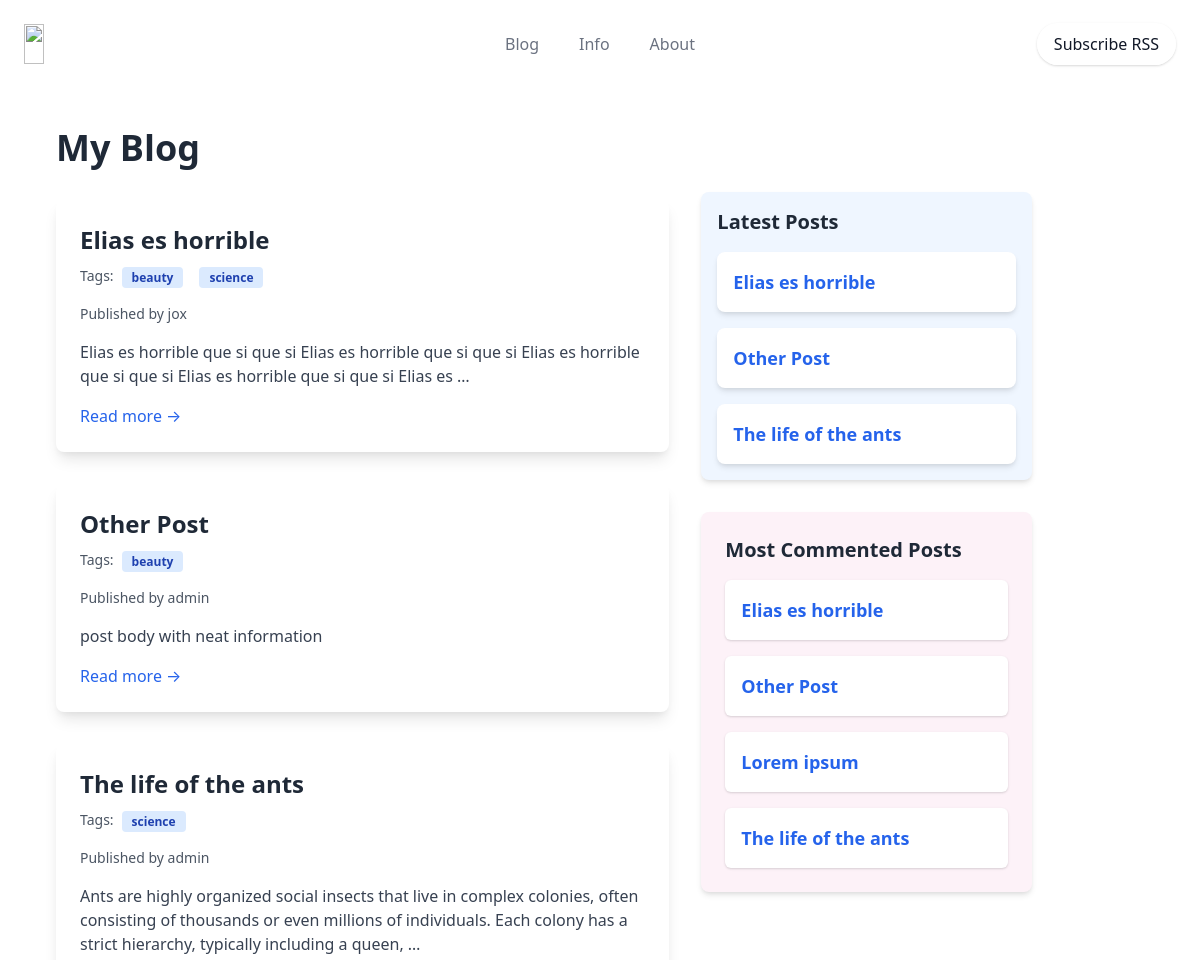
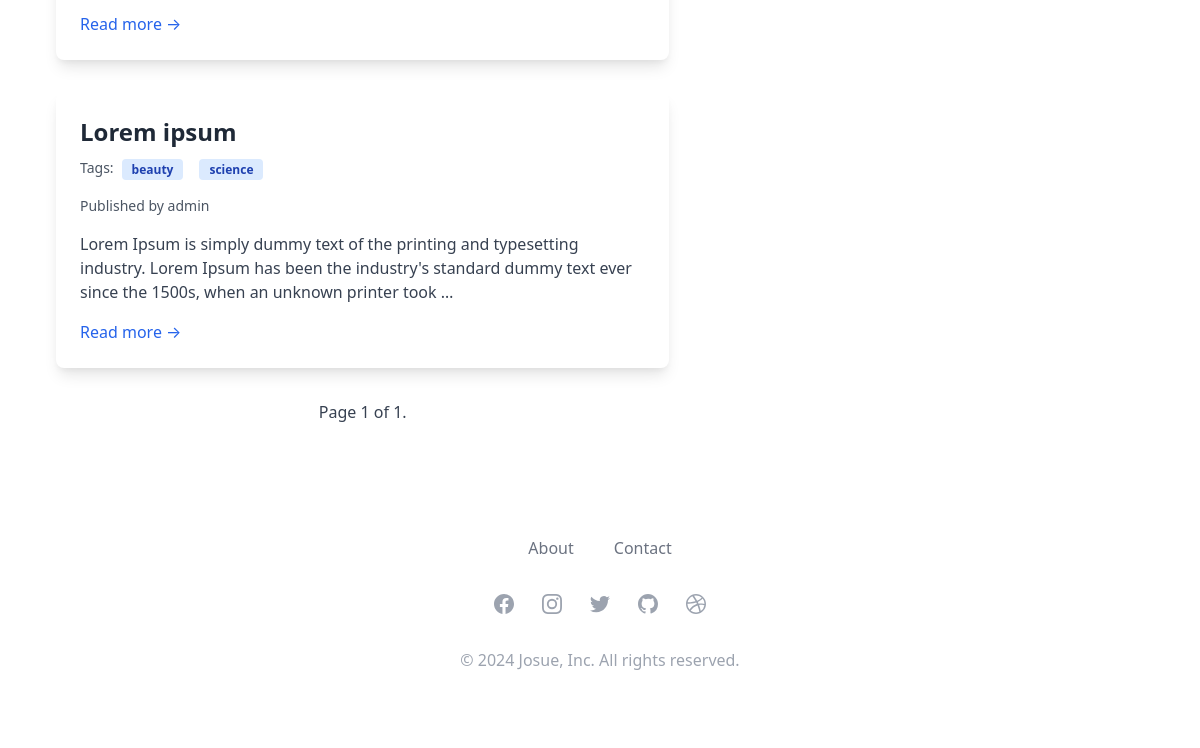
/blog/, run on an earlier commit of the app's database (2 pictures, top to bottom).
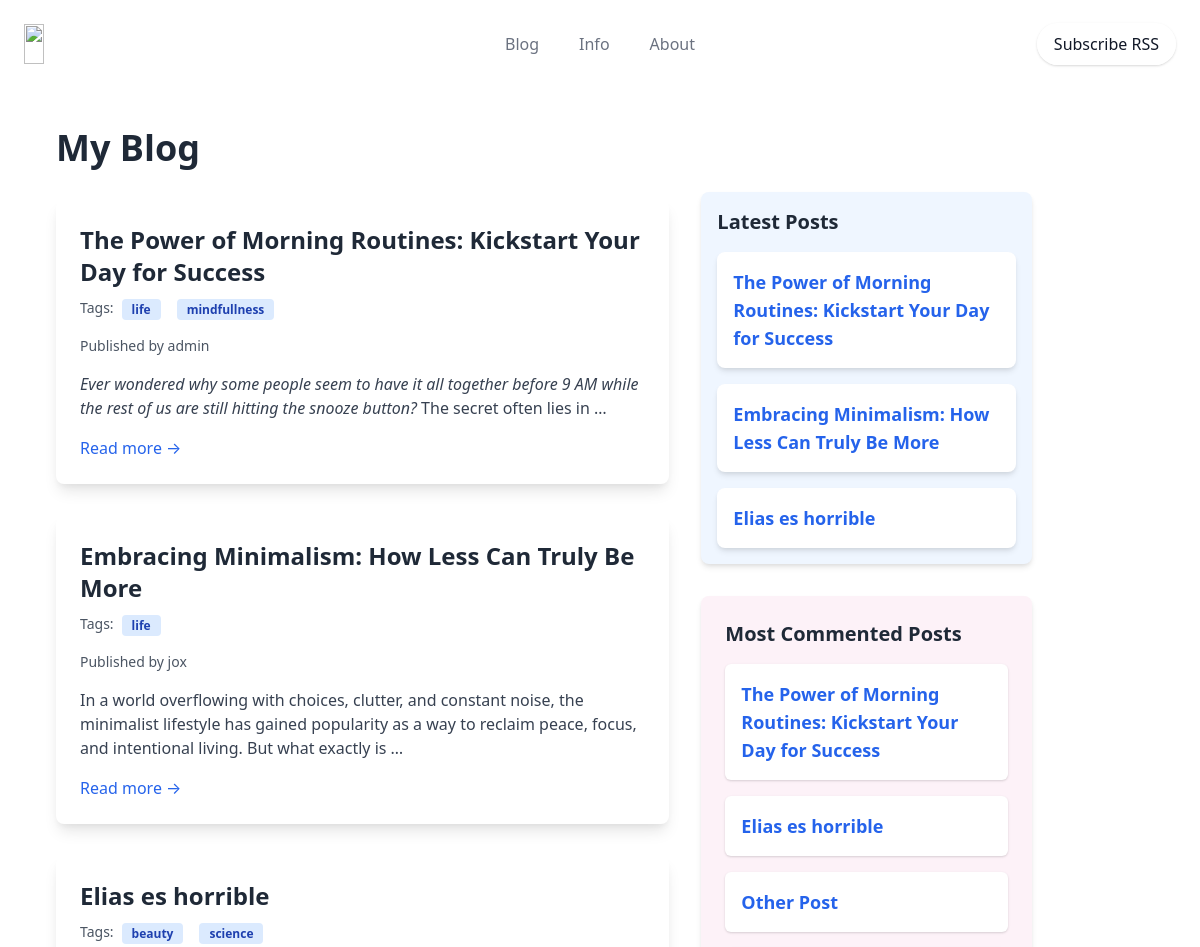
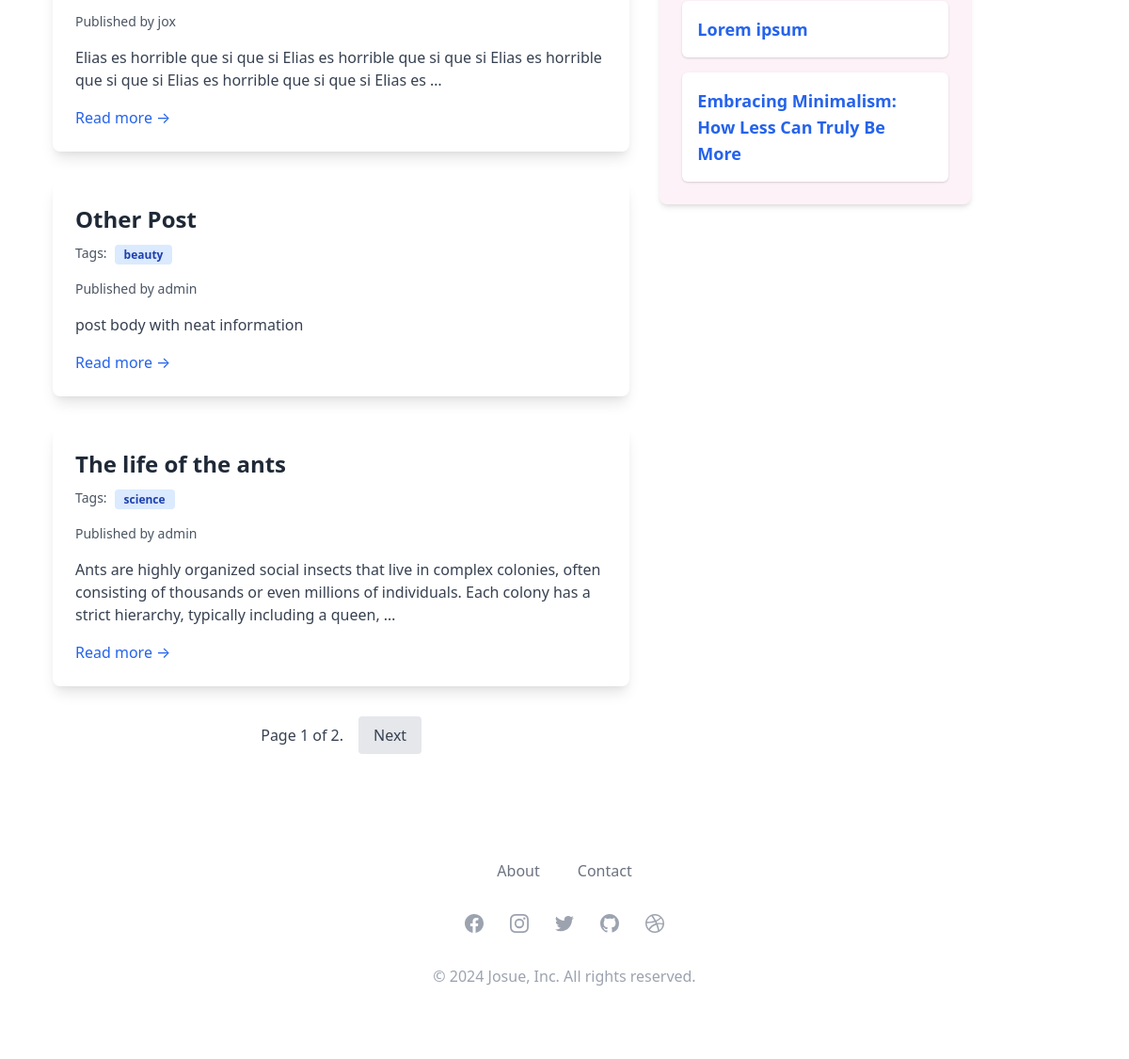
And on a later commit of the database (2 pictures, top to bottom).
### blog/models.py (models this page shows, shortened)
class Post(models.Model):
    title = models.CharField(max_length=250)
    status = models.SmallIntegerField(
        choices=data.BLOG_STATUS,
        default=data.DRAFT
    )
    slug = models.SlugField(
        max_length=250,
        unique_for_date='publish_at'
        )
    body = models.TextField()
    author = models.ForeignKey(
        settings.AUTH_USER_MODEL,
        on_delete=models.CASCADE,
        related_name='blog_posts'
    )
    publish_at = models.DateTimeField(default=timezone.now)
    created_at = models.DateTimeField(auto_now_add=timezone.now)
    updated_at = models.DateTimeField(auto_now=timezone.now)
    objects = PostQuerySet.as_manager()
    tags = TaggableManager()
    class Meta:
        ordering = ['-publish_at']
        indexes = [
            models.Index(fields=['-publish_at'])
        ]
    def get_absolute_url(self):
        return reverse(
            'blog:post_detail',
            args=[
                self.publish_at.year,
                self.publish_at.month,
                self.publish_at.day,
                self.slug
                ]
            )

### blog/views.py (the view)
# urls.py: path('', views.post_list, name='post_list'),
def post_list(request, tag_slug=None):
    template = 'post/list.html'
    post_list = Post.objects.get_published()
    tag = None
    if tag_slug:
        tag = get_object_or_404(Tag, slug=tag_slug)
        post_list = post_list.filter(tags__in=[tag])
    paginator = Paginator(post_list, 5)
    page_number = request.GET.get('page', 1)
    try:
        posts = paginator.page(page_number)
    except EmptyPage:
        posts = paginator.page(paginator.num_pages)
    except PageNotAnInteger:
        posts = paginator.page(1)
    context = {
        'posts': posts,
        'tag': tag
        }
    return render(request, template, context)

### blog/managers.py (called while the page is built)
    def get_published(self):
        return self.filter(status=PUBLISHED)

### blog/templatetags/blog_tags.py (called while the page is built)
@register.inclusion_tag('post/partials/latest_posts.html')
def show_latest_posts(count=5):
    latest_posts = Post.objects.order_by('-publish_at')[:count]
    return {'latest_posts': latest_posts}

@register.simple_tag
def get_most_commented_posts(count=5):
    return Post.objects.annotate(total_comments=Count('comments')).order_by('-total_comments')[:count]

@register.filter(name='markdown')
def markdown_format(text):
    return mark_safe(markdown.markdown(text))

### blog/templates/post/list.html (shortened to what this page needs)
{% extends "base.html" %}
{% load blog_tags %}
{% block content %}
<div class="container mx-auto px-4 py-8">
    <h1 class="text-4xl font-bold text-gray-800 mb-8">My Blog</h1>
    {% for post in posts %}
    <article class="bg-white shadow-lg rounded-lg mb-8 overflow-hidden">
        <div class="p-6">
            <h2 class="text-2xl font-semibold text-gray-800 mb-2">
                <a href="{{ post.get_absolute_url }}" class="hover:text-blue-600 transition duration-300">
                    {{ post.title }}
                </a>
            </h2>
            <p class="flex flex-wrap items-center gap-2 mb-4">
                <span class="text-sm text-gray-600">Tags:</span>
                {% for tag in post.tags.all %}
                <a href='{% url "blog:post_list_by_tag" tag.slug %}'>
                    <span class="bg-blue-100 text-blue-800 text-xs font-semibold mr-2 px-2.5 py-0.5 rounded dark:bg-blue-200 dark:text-blue-800">
                        {{ tag }}
                    </span>
                </a>
                {% endfor %}
            </p>
            <p class="text-sm text-gray-600 mb-4">
                Published <time class="font-medium">{{ post.publish }}</time> by <span class="font-medium">{{ post.author }}</span>
            </p>
            <div class="prose max-w-none text-gray-700">
                {{ post.body|markdown|truncatewords:30 }}
            </div>
            <a href="{{ post.get_absolute_url }}" class="inline-block mt-4 text-blue-600 hover:text-blue-800 transition duration-300">
                Read more &rarr;
            </a>
        </div>
    </article>
    {% endfor %}
    {% include "pagination.html" with page=posts %}
</div>
{% endblock %}

### blog/templates/base.html (shortened to what this page needs)
{% load static %}
{% load blog_tags %}
<!DOCTYPE html>
<html lang="en">
<head>
  <link href="https://unpkg.com/tailwindcss@^2/dist/tailwind.min.css" rel="stylesheet">
</head>
<body>
    <div class="px-4 mx-auto max-w-7xl sm:px-6">
        <div class="relative pt-6 pb-16 sm:pb-24">
            {% include 'post/partials/header.html' %}
            <main class="container px-4 py-8 flex flex-col md:flex-row gap-4">
                <div class="flex-1">
                    {% block content %}
                    {% endblock %}
                </div>
                <div class="flex-none md:w-1/3 space-y-8 mt-24">
                    <aside class="bg-blue-50 p-4 rounded-lg shadow-md">
                        <h3 class="text-xl font-semibold text-gray-800 mb-4">Latest Posts</h3>
                        <ul class="space-y-4">
                            {% show_latest_posts 3 %}
                        </ul>
                    </aside>
                    <aside class="bg-pink-50 p-6 rounded-lg shadow-md">
                        <h3 class="text-xl font-semibold text-gray-800 mb-4">Most Commented Posts</h3>
                        <ul class="space-y-4">
                            {% get_most_commented_posts as most_commented_posts %}
                            {% for post in most_commented_posts %}
                            <li class="bg-white p-4 rounded-md shadow hover:shadow-lg transition-shadow duration-200">
                                <a href="{{ post.get_absolute_url }}" class="text-lg font-semibold text-blue-600 hover:text-blue-800">
                                    {{ post.title }}
                                </a>
                            </li>
                            {% endfor %}
                        </ul>
                    </aside>
                </div>
            </main>
              {% include 'post/partials/footer.html' %}
        </div>
    </div>
</body>
</html>

### blog/templates/post/partials/latest_posts.html
<ul class="space-y-4">
    {% for post in latest_posts %}
    <li class="bg-white p-4 rounded-lg shadow-md hover:shadow-lg transition-shadow duration-200">
        <a href="{{ post.get_absolute_url }}" class="text-lg font-semibold text-blue-600 hover:text-blue-800">
            {{ post.title }}
        </a>
    </li>
    {% endfor %}
</ul>

What changed in the data, as far as the page shows it:
no longer on one of the page's lists (row unchanged): Post: title "Other Post"
no longer on one of the page's lists (row unchanged): Post: title "The life of the ants"
no longer on one of the page's lists (row unchanged): Post: title "Lorem ipsum", author "admin", body "Lorem Ipsum is simply dummy text of the printing and typesetting industry. Lorem Ipsum has been the industry's standard dummy text ever since the 1500s, when an unknown printer took …"
added Post: title "The Power of Morning Routines: Kickstart Your Day for Success", author "admin", body "Ever wondered why some people seem to have it all together before 9 AM while the rest of us are still hitting the snooze button? The secret often lies in …"
added Tag: name "life"
added Tag: name "mindfullness", shown under "The Power of Morning Routines: Kickstart Your Day for Success"
added Post: title "Embracing Minimalism: How Less Can Truly Be More", author "jox", body "In a world overflowing with choices, clutter, and constant noise, the minimalist lifestyle has gained popularity as a way to reclaim peace, focus, and intentional living. But what exactly is …"
computed for Post "Lorem ipsum": loses Tag (name "beauty"); loses Tag (name "science")
Also different on the page:
{{ page.paginator.num_pages }}: "1" → "2"
text now shown: "Next"
